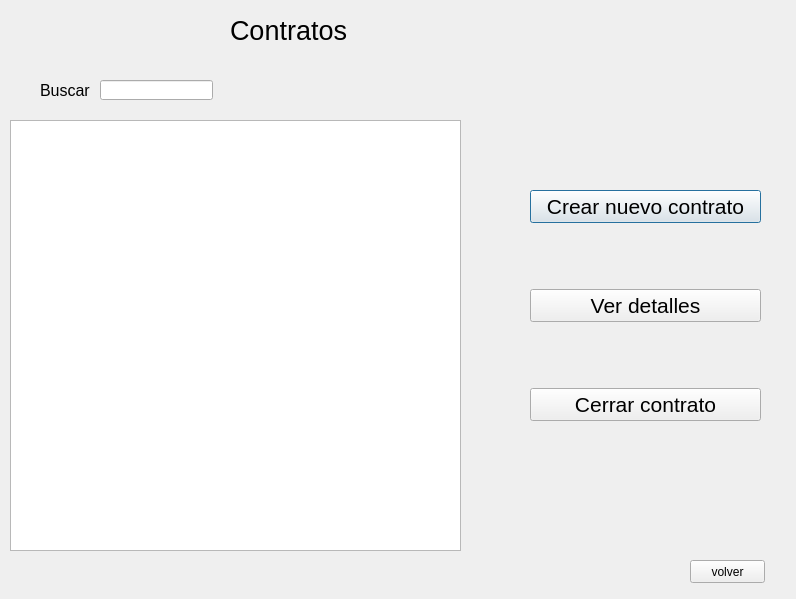
<?xml version="1.0" encoding="UTF-8"?>
<ui version="4.0">
 <class>GUI_contratos_verTodos</class>
 <widget class="QDialog" name="GUI_contratos_verTodos">
  <property name="geometry">
   <rect>
    <x>0</x>
    <y>0</y>
    <width>796</width>
    <height>599</height>
   </rect>
  </property>
  <property name="windowTitle">
   <string>Dialog</string>
  </property>
  <widget class="QLabel" name="label">
   <property name="geometry">
    <rect>
     <x>230</x>
     <y>0</y>
     <width>161</width>
     <height>61</height>
    </rect>
   </property>
   <property name="font">
    <font>
     <pointsize>20</pointsize>
    </font>
   </property>
   <property name="text">
    <string>Contratos</string>
   </property>
  </widget>
  <widget class="QListView" name="listView">
   <property name="geometry">
    <rect>
     <x>10</x>
     <y>120</y>
     <width>451</width>
     <height>431</height>
    </rect>
   </property>
  </widget>
  <widget class="QLineEdit" name="lineEdit">
   <property name="geometry">
    <rect>
     <x>100</x>
     <y>80</y>
     <width>113</width>
     <height>20</height>
    </rect>
   </property>
  </widget>
  <widget class="QLabel" name="label_2">
   <property name="geometry">
    <rect>
     <x>40</x>
     <y>80</y>
     <width>61</width>
     <height>21</height>
    </rect>
   </property>
   <property name="font">
    <font>
     <pointsize>12</pointsize>
    </font>
   </property>
   <property name="text">
    <string>Buscar</string>
   </property>
  </widget>
  <widget class="QWidget" name="verticalLayoutWidget">
   <property name="geometry">
    <rect>
     <x>530</x>
     <y>130</y>
     <width>231</width>
     <height>351</height>
    </rect>
   </property>
   <layout class="QVBoxLayout" name="verticalLayout">
    <item>
     <widget class="QPushButton" name="pushButton">
      <property name="font">
       <font>
        <pointsize>16</pointsize>
       </font>
      </property>
      <property name="text">
       <string>Crear nuevo contrato</string>
      </property>
     </widget>
    </item>
    <item>
     <widget class="QPushButton" name="pushButton_2">
      <property name="font">
       <font>
        <pointsize>16</pointsize>
       </font>
      </property>
      <property name="text">
       <string>Ver detalles</string>
      </property>
     </widget>
    </item>
    <item>
     <widget class="QPushButton" name="pushButton_3">
      <property name="font">
       <font>
        <pointsize>16</pointsize>
       </font>
      </property>
      <property name="text">
       <string>Cerrar contrato</string>
      </property>
     </widget>
    </item>
   </layout>
  </widget>
  <widget class="QPushButton" name="pushButton_4">
   <property name="geometry">
    <rect>
     <x>690</x>
     <y>560</y>
     <width>75</width>
     <height>23</height>
    </rect>
   </property>
   <property name="text">
    <string>volver</string>
   </property>
  </widget>
 </widget>
 <resources/>
 <connections/>
</ui>
